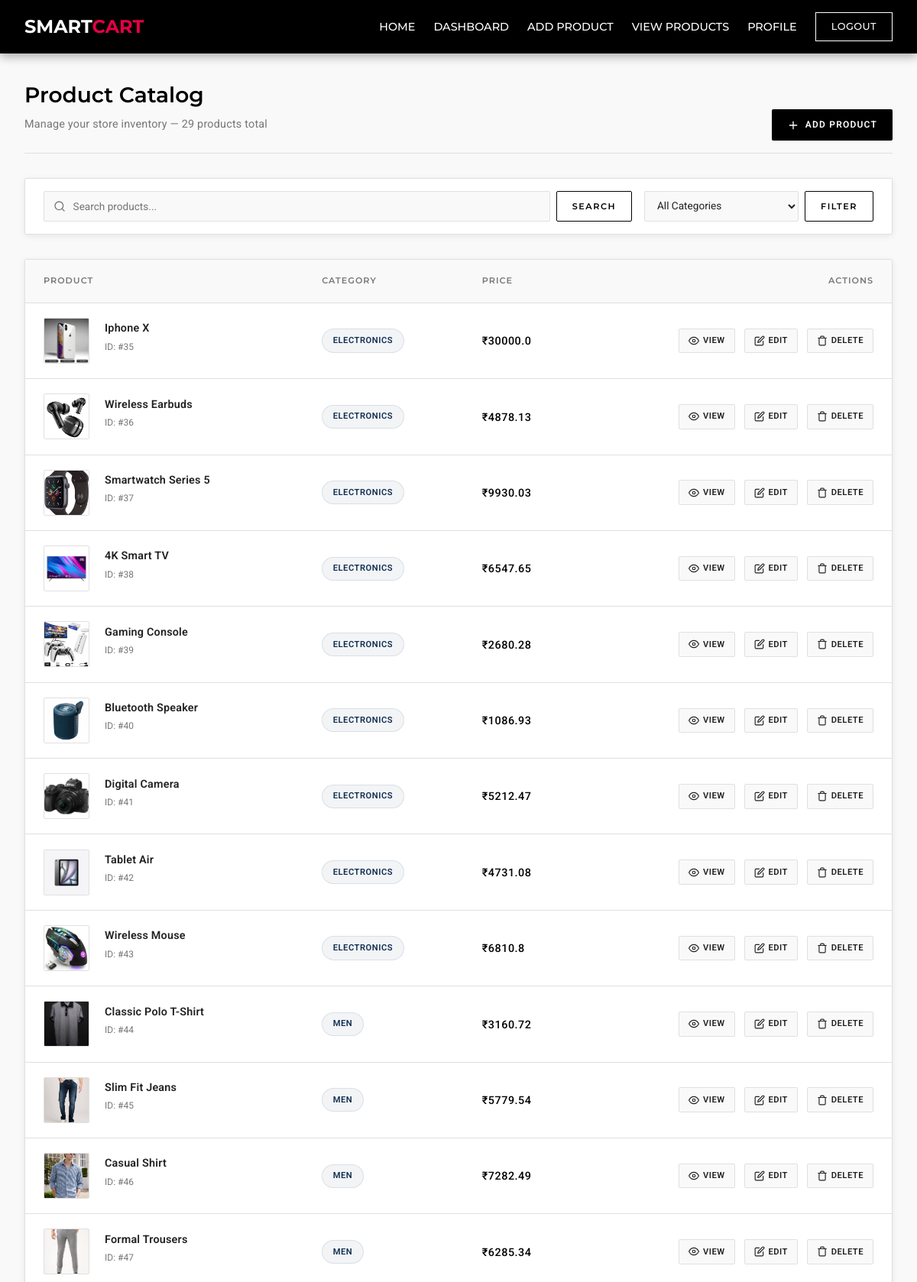
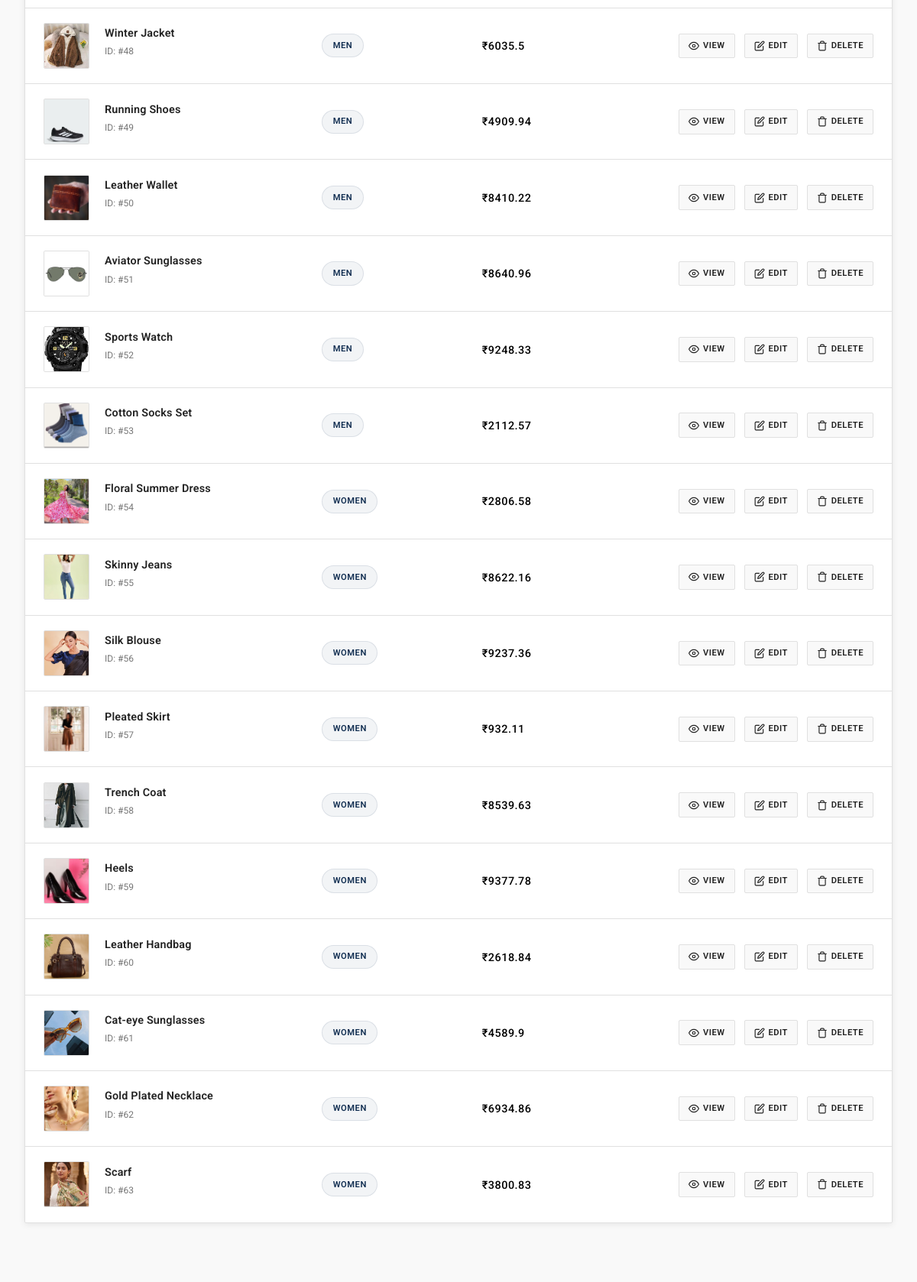
Screenshot of /admin/product-list (signed in, upper part) with the database file from the repository (2 pictures, top to bottom).
### tables this page shows
CREATE TABLE products (
    product_id INTEGER PRIMARY KEY AUTOINCREMENT,
    name TEXT NOT NULL,
    description TEXT,
    category TEXT,
    price REAL NOT NULL,
    image_name TEXT
);

### app.py (the view)
@app.route('/admin/product-list')
def product_list():
    if 'admin_id' not in session:
        flash("Please login first!", "danger")
        return redirect('/admin-signin')
    search = request.args.get('search', '')
    category_filter = request.args.get('category', '')
    conn = get_db()
    cursor = conn.cursor()
    cursor.execute("SELECT DISTINCT category FROM products")
    categories = cursor.fetchall()
    query = "SELECT * FROM products WHERE 1=1"
    params = []
    if search:
        query += " AND name LIKE ?"
        params.append("%" + search + "%")
    if category_filter:
        query += " AND category = ?"
        params.append(category_filter)
    cursor.execute(query, params)
    products = cursor.fetchall()
    cursor.close()
    conn.close()
    return render_template(
        "admin/product_list.html",
        products=products,
        categories=categories
    )

### app.py (called while the page is built)
def get_db():
    connection = sqlite3.connect(DB_PATH, detect_types=sqlite3.PARSE_DECLTYPES)
    connection.row_factory = sqlite3.Row
    return connection

### templates/admin/product_list.html (shortened to what this page needs)
{% extends "admin/base.html" %}
{% block page_css %}
<link rel="stylesheet" href="{{ url_for('static', filename='css/admin/product_list.css') }}">
{% endblock %}
{% block content %}
<div class="apl-dashboard sc-animate-fade-in-up">
  <div class="apl-header">
    <div class="apl-header__title-group">
      <h2 class="apl-header__title">Product Catalog</h2>
      <p class="apl-header__subtitle">
        Manage your store inventory — {{ products|length }} product{{ 's' if products|length != 1 else '' }} total
      </p>
    </div>
    <a href="{{ url_for('add_product') }}" class="apl-header__btn">
      <svg xmlns="http://www.w3.org/2000/svg" width="16" height="16" viewBox="0 0 24 24" fill="none"
        stroke="currentColor" stroke-width="2" stroke-linecap="round" stroke-linejoin="round">
        <line x1="12" y1="5" x2="12" y2="19"></line>
        <line x1="5" y1="12" x2="19" y2="12"></line>
      </svg>
      Add Product
    </a>
  </div>
  <div class="apl-filter-bar">
    <form method="GET" action="/admin/product-list" class="apl-filter-bar__form">
      <div class="apl-filter-bar__search">
        <svg xmlns="http://www.w3.org/2000/svg" width="16" height="16" viewBox="0 0 24 24" fill="none"
          stroke="currentColor" stroke-width="2" stroke-linecap="round" stroke-linejoin="round">
          <circle cx="11" cy="11" r="8"></circle>
          <line x1="21" y1="21" x2="16.65" y2="16.65"></line>
        </svg>
        <input type="text" name="search" placeholder="Search products..." value="{{ request.args.get('search', '') }}"
          class="apl-filter-bar__input">
      </div>
      <button type="submit" class="apl-filter-bar__btn">Search</button>
    </form>
    <form method="GET" action="/admin/product-list" class="apl-filter-bar__form apl-filter-bar__form--select">
      <select name="category" class="apl-filter-bar__select">
        <option value="">All Categories</option>
      </select>
      <button type="submit" class="apl-filter-bar__btn">Filter</button>
    </form>
  </div>
  {% if products %}
  <div class="apl-table-wrapper">
    <table class="apl-table">
      <thead>
        <tr>
          <th>Product</th>
          <th>Category</th>
          <th>Price</th>
          <th class="apl-text-right">Actions</th>
        </tr>
      </thead>
      <tbody>
        {% for product in products %}
        <tr class="apl-table__row">
          <td class="apl-table__cell">
            <div class="apl-product-info">
              <div class="apl-product-info__img-wrap">
                <img src="{{ url_for('static', filename='uploads/product_images/' + product.image_name) }}"
                  alt="{{ product.name }}" class="apl-product-info__img" />
              </div>
              <div class="apl-product-info__details">
                <p class="apl-product-info__name">{{ product.name }}</p>
                <p class="apl-product-info__id">ID: #{{ product.product_id }}</p>
              </div>
            </div>
          </td>
          <td class="apl-table__cell">
            <span class="apl-badge">{{ product.category }}</span>
          </td>
          <td class="apl-table__cell">
            <span class="apl-price">₹{{ product.price }}</span>
          </td>
          <td class="apl-table__cell apl-text-right">
            <div class="apl-actions">
              <a href="{{ url_for('view_product', product_id=product.product_id) }}"
                class="apl-action-btn apl-action-btn--view">
                <svg xmlns="http://www.w3.org/2000/svg" width="14" height="14" viewBox="0 0 24 24" fill="none"
                  stroke="currentColor" stroke-width="2" stroke-linecap="round" stroke-linejoin="round">
                  <path d="M1 12s4-8 11-8 11 8 11 8-4 8-11 8-11-8-11-8z"></path>
                  <circle cx="12" cy="12" r="3"></circle>
                </svg>
                View
              </a>
              <a href="{{ url_for('update_product', product_id=product.product_id) }}" class="apl-action-btn">
                Edit
              </a>
              <a href="{{ url_for('delete_product', product_id=product.product_id) }}"
                onclick="return confirm('Are you sure you want to delete this product? This action cannot be undone.');"
                class="apl-action-btn apl-action-btn--delete">
                Delete
              </a>
            </div>
          </td>
        </tr>
        {% endfor %}
      </tbody>
    </table>
  </div>
  {% endif %}
</div>
{% endblock %}

### static/css/base.css (style rules this page uses)
:root { --pe-primary-black: #000000; --pe-brand-navy: #112E51; --pe-brand-navy-dark: #002F6C; --pe-accent-red: #E40046; --pe-accent-red-hover: #D22630; --pe-bg-white: #FFFFFF; --pe-bg-light: #F5F5F5; --pe-bg-light-alt: #F9F9F9; --pe-text-dark: #222222; --pe-text-muted: #777777; --pe-text-muted-alt: #888888; --pe-border-color: #E0E0E0; --pe-radius: 2px; --pe-shadow: 0 2px 8px rgba(0, 0, 0, 0.08); }
*, *::before, *::after { box-sizing: border-box; margin: 0; padding: 0; }
html, body { overflow-x: hidden; font-family: 'Roboto', sans-serif; background-color: var(--pe-bg-light-alt); color: var(--pe-text-dark); line-height: 1.6; -webkit-font-smoothing: antialiased; }
h1, h2, h3, h4, h5, h6 { font-family: 'Montserrat', sans-serif; font-weight: 600; color: var(--pe-primary-black); margin-bottom: 0.5rem; }
a { color: var(--pe-primary-black); text-decoration: none; transition: color 0.2s ease; }
button, .sc-btn { font-family: 'Montserrat', sans-serif; font-weight: 500; text-transform: uppercase; letter-spacing: 0.5px; cursor: pointer; border: none; border-radius: 0; transition: all 0.2s ease; display: inline-block; white-space: nowrap; text-align: center; }
input, select, textarea { font-family: 'Roboto', sans-serif; border: 1px solid var(--pe-border-color); border-radius: var(--pe-radius); padding: 0.75rem; outline: none; transition: border-color 0.2s; }
p { margin-bottom: 10px; }
.sc-animate-fade-in-up { animation: fadeInUp 0.6s ease-out forwards; }

### rows the page displays
products: image_name (picture), name "Iphone X", product_id "35", category "ELECTRONICS", price "30000.0"
products: image_name (picture), name "Wireless Earbuds", product_id "36", category "ELECTRONICS", price "4878.13"
products: image_name (picture), name "Smartwatch Series 5", product_id "37", category "ELECTRONICS", price "9930.03"
products: image_name (picture), name "4K Smart TV", product_id "38", category "ELECTRONICS", price "6547.65"
products: image_name (picture), name "Gaming Console", product_id "39", category "ELECTRONICS", price "2680.28"
products: image_name (picture), name "Bluetooth Speaker", product_id "40", category "ELECTRONICS", price "1086.93"
products: image_name (picture), name "Digital Camera", product_id "41", category "ELECTRONICS", price "5212.47"
products: image_name (picture), name "Tablet Air", product_id "42", category "ELECTRONICS", price "4731.08"
products: image_name (picture), name "Wireless Mouse", product_id "43", category "ELECTRONICS", price "6810.8"
products: image_name (picture), name "Classic Polo T-Shirt", product_id "44", category "MEN", price "3160.72"
products: image_name (picture), name "Slim Fit Jeans", product_id "45", category "MEN", price "5779.54"
products: image_name (picture), name "Casual Shirt", product_id "46", category "MEN", price "7282.49"
products: image_name (picture), name "Formal Trousers", product_id "47", category "MEN", price "6285.34"
products: image_name (picture), name "Winter Jacket", product_id "48", category "MEN", price "6035.5"
products: image_name (picture), name "Running Shoes", product_id "49", category "MEN", price "4909.94"
products: image_name (picture), name "Leather Wallet", product_id "50", category "MEN", price "8410.22"
products: image_name (picture), name "Aviator Sunglasses", product_id "51", category "MEN", price "8640.96"
products: image_name (picture), name "Sports Watch", product_id "52", category "MEN", price "9248.33"
products: image_name (picture), name "Cotton Socks Set", product_id "53", category "MEN", price "2112.57"
products: image_name (picture), name "Floral Summer Dress", product_id "54", category "WOMEN", price "2806.58"
products: image_name (picture), name "Skinny Jeans", product_id "55", category "WOMEN", price "8622.16"
products: image_name (picture), name "Silk Blouse", product_id "56", category "WOMEN", price "9237.36"
products: image_name (picture), name "Pleated Skirt", product_id "57", category "WOMEN", price "932.11"
products: image_name (picture), name "Trench Coat", product_id "58", category "WOMEN", price "8539.63"
products: image_name+name (picture), name "Heels", product_id "59", category "WOMEN", price "9377.78"
products: image_name (picture), name "Leather Handbag", product_id "60", category "WOMEN", price "2618.84"
products: image_name (picture), name "Cat-eye Sunglasses", product_id "61", category "WOMEN", price "4589.9"
products: image_name (picture), name "Gold Plated Necklace", product_id "62", category "WOMEN", price "6934.86"
products: image_name+name (picture), name "Scarf", product_id "63", category "WOMEN", price "3800.83"

### other values shown
{{ products|length }} "29"
{{ 's' if products|length != 1 else '' }} "s"
